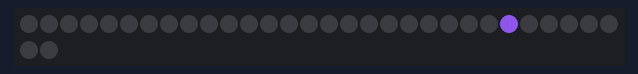
Simulated run of this sketch. Board: Arduino Uno, built with avr-gcc and run on an emulated ATmega328P. Shown: 32 RGB LEDs in strip order, left to right, continuing on the next row. Dim RGB values are drawn brighter than linear; random numbers use the default seed unless the sketch sets one.

Above: at 5.45 s.
At 6.79 s:
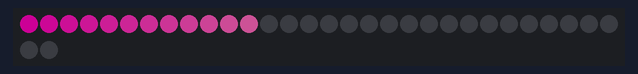
At 8.21 s:
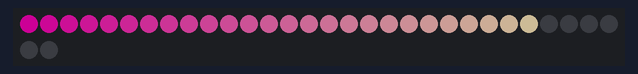
At 11.97 s:
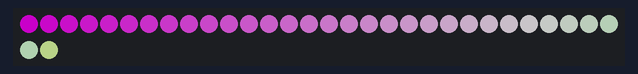
At 20.75 s:
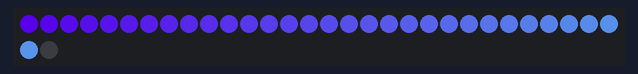
At 36.02 s:
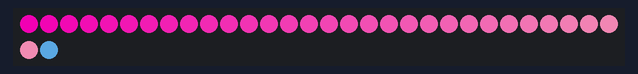

The sketch:

LED-strip.ino
```cpp
#include <Adafruit_NeoPixel.h>

#define PIN 2	 // input pin Neopixel is attached to

#define NUMPIXELS      32 // number of neopixels in strip

Adafruit_NeoPixel pixels = Adafruit_NeoPixel(NUMPIXELS, PIN, NEO_GRB + NEO_KHZ800);

int delayval = 100; // timing delay in milliseconds
int numPixels = 32;
int r = 0;
int g = 0;
int b = 0;

void setup() {
  // Initialize the NeoPixel library.
  pixels.begin();
}

void loop() {
  bounce();
  activate();
  }

// setColor()
// picks random values to set for RGB
void setColor(){
  r = random(0, 255);
  g = random(0,255);
  b = random(0, 255);
}
void bounce() {

     for( int i = 0; i < 1; i++ ){
  setColor();
     setColor();
     setColor();
     pixels.clear();
  pixels.setPixelColor(0, r, g, b );
pixels.show();
  delay(250);
    pixels.clear();
  pixels.setPixelColor(14, r, g, b );
pixels.show();
  delay(250);
    pixels.clear();
  pixels.setPixelColor(18, r, g, b );
pixels.show();
  delay(250);
    pixels.clear();
  pixels.setPixelColor(28, r, g, b );
pixels.show();
  delay(250);
    pixels.clear();
  pixels.setPixelColor(20, r, g, b );
pixels.show();
  delay(250);
    pixels.clear();
  pixels.setPixelColor(10, r, g, b );
pixels.show();
  delay(250);
    pixels.clear();
  pixels.setPixelColor(6, r, g, b );
pixels.show();
  delay(250);
    pixels.clear();
  pixels.setPixelColor(8, r, g, b );
pixels.show();
  delay(250);
    pixels.clear();
  pixels.setPixelColor(22, r, g, b );
pixels.show();
  delay(250);
    pixels.clear();
  pixels.setPixelColor(26, r, g, b );
pixels.show();
  delay(250);
    pixels.clear();
  pixels.setPixelColor(20, r, g, b );
pixels.show();
  delay(250);
  pixels.clear();
  pixels.setPixelColor(12, r, g, b );
pixels.show();
  delay(250);
    pixels.clear();
  pixels.setPixelColor(2, r, g, b );
pixels.show();
  delay(250);
    pixels.clear();
  pixels.setPixelColor(14, r, g, b );
pixels.show();
  delay(250);
    pixels.clear();
  pixels.setPixelColor(16, r, g, b );
pixels.show();
  delay(250);
    pixels.clear();
  pixels.setPixelColor(30, r, g, b );
pixels.show();
  delay(250);
    pixels.clear();
  pixels.setPixelColor(18, r, g, b );
pixels.show();
  delay(250);
    pixels.clear();
  pixels.setPixelColor(12, r, g, b );
pixels.show();
  delay(250);
    pixels.clear();
  pixels.setPixelColor(4, r, g, b );
pixels.show();
  delay(250);
    pixels.clear();
  pixels.setPixelColor(10, r, g, b );
pixels.show();
  delay(250);
    pixels.clear();
  pixels.setPixelColor(22, r, g, b );
pixels.show();
  delay(250);
    pixels.clear();
  pixels.setPixelColor(24, r, g, b );
pixels.show();
  delay(250);
    pixels.clear();
  }
  }
void activate() {
  for( int i = 0; i < 2; i++ ){
   setColor();
    for( int i = 0; i < numPixels; i++ ) {
       pixels.setPixelColor(i, r, i*4, b );
      delay(100);
      pixels.show();
    }
     }
  pixels.show();

}
```
